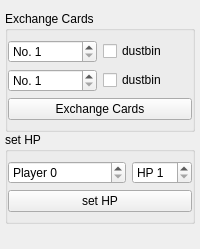
           <widget class="QWidget" name="tab_5">
            <attribute name="title">
             <string>Cheat</string>
            </attribute>
            <layout class="QVBoxLayout" name="verticalLayout_12">
             <property name="spacing">
              <number>0</number>
             </property>
             <property name="leftMargin">
              <number>5</number>
             </property>
             <property name="rightMargin">
              <number>5</number>
             </property>
             <item>
              <widget class="QGroupBox" name="groupBox">
               <property name="title">
                <string>Exchange Cards</string>
               </property>
               <layout class="QVBoxLayout" name="verticalLayout_15">
                <property name="leftMargin">
                 <number>0</number>
                </property>
                <property name="rightMargin">
                 <number>0</number>
                </property>
                <item>
                 <layout class="QHBoxLayout" name="horizontalLayout_14">
                  <item>
                   <widget class="QSpinBox" name="card1">
                    <property name="prefix">
                     <string>No. </string>
                    </property>
                    <property name="minimum">
                     <number>1</number>
                    </property>
                   </widget>
                  </item>
                  <item>
                   <widget class="QCheckBox" name="dustbinCheckBox1">
                    <property name="text">
                     <string>dustbin</string>
                    </property>
                   </widget>
                  </item>
                 </layout>
                </item>
                <item>
                 <layout class="QHBoxLayout" name="horizontalLayout_16">
                  <item>
                   <widget class="QSpinBox" name="card2">
                    <property name="prefix">
                     <string>No. </string>
                    </property>
                    <property name="minimum">
                     <number>1</number>
                    </property>
                   </widget>
                  </item>
                  <item>
                   <widget class="QCheckBox" name="dustbinCheckBox2">
                    <property name="text">
                     <string>dustbin</string>
                    </property>
                   </widget>
                  </item>
                 </layout>
                </item>
                <item>
                 <widget class="QPushButton" name="exchangeButton">
                  <property name="text">
                   <string>Exchange Cards</string>
                  </property>
                 </widget>
                </item>
               </layout>
              </widget>
             </item>
             <item>
              <widget class="QGroupBox" name="groupBox_2">
               <property name="title">
                <string>set HP</string>
               </property>
               <layout class="QVBoxLayout" name="verticalLayout_16">
                <property name="leftMargin">
                 <number>0</number>
                </property>
                <property name="rightMargin">
                 <number>0</number>
                </property>
                <item>
                 <layout class="QHBoxLayout" name="horizontalLayout_17">
                  <item>
                   <widget class="QSpinBox" name="HPPlayerSpinBox">
                    <property name="sizePolicy">
                     <sizepolicy hsizetype="Expanding" vsizetype="Fixed">
                      <horstretch>0</horstretch>
                      <verstretch>0</verstretch>
                     </sizepolicy>
                    </property>
                    <property name="prefix">
                     <string>Player </string>
                    </property>
                    <property name="maximum">
                     <number>7</number>
                    </property>
                   </widget>
                  </item>
                  <item>
                   <widget class="QSpinBox" name="HPSpinBox">
                    <property name="sizePolicy">
                     <sizepolicy hsizetype="Preferred" vsizetype="Fixed">
                      <horstretch>0</horstretch>
                      <verstretch>0</verstretch>
                     </sizepolicy>
                    </property>
                    <property name="prefix">
                     <string>HP </string>
                    </property>
                    <property name="minimum">
                     <number>1</number>
                    </property>
                   </widget>
                  </item>
                 </layout>
                </item>
                <item>
                 <widget class="QPushButton" name="setHPButton">
                  <property name="text">
                   <string>set HP</string>
                  </property>
                 </widget>
                </item>
               </layout>
              </widget>
             </item>
             <item>
              <widget class="QLabel" name="resultLabel">
               <property name="wordWrap">
                <bool>true</bool>
               </property>
              </widget>
             </item>
            </layout>
           </widget>
